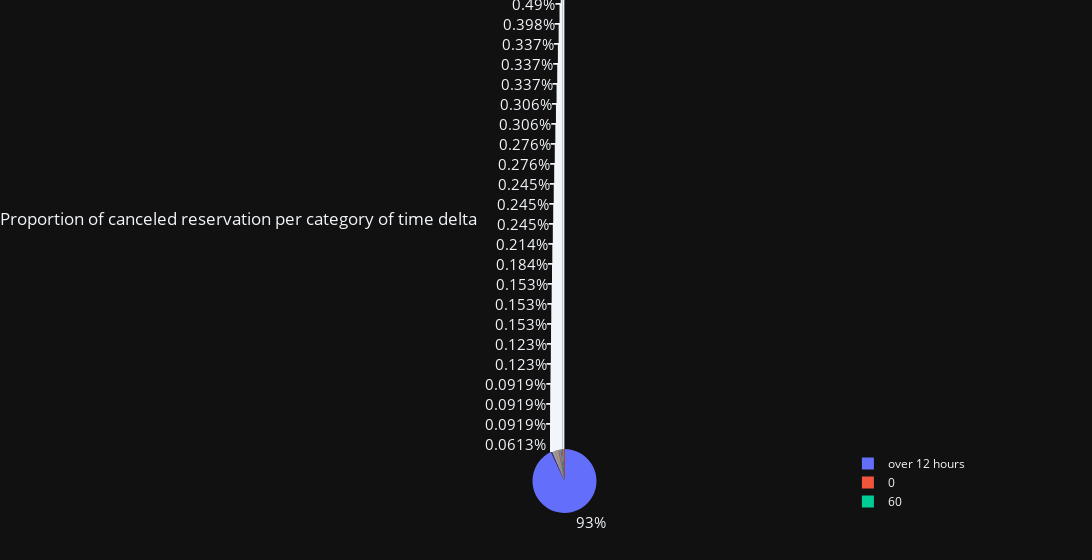

The notebook cell saved with this chart:
### Code cell
# piechart for delay at checkout
fig = px.pie(df_canceled_temp,
             values='state',
             names=df_canceled_temp.index,
             title='Proportion of canceled reservation per category of time delta',
             width= 2000
             )
fig.update_traces(textposition = 'outside', textfont_size = 15)             
fig.update_layout(title_x = 0, 
                  margin=dict(l=50,r=50,b=50,t=50,pad=4),
                  template = 'plotly_dark' )                
fig.show()

### Figure 1 — Plotly figure (JSON) as saved in the notebook; plotly's stock layout.template omitted (floating-point values rounded to 4 significant figures)
{"data": [{"domain": {"x": [0, 1], "y": [0, 1]}, "hovertemplate": "time_delta_with_previous_rental_in_minutes=%{label}<br>state=%{value}<extra></extra>", "labels": [0, 30, 60, 90, 120, 150, 180, 210, 240, 270, 300, 330, 360, 390, 420, 450, 480, 510, 540, 570, 600, 630, 660, 690, 720, "over 12 hours"], "legendgroup": "", "name": "", "showlegend": true, "textfont": {"size": 15}, "textposition": "outside", "type": "pie", "values": [35, 8, 23, 8, 13, 10, 9, 11, 9, 4, 2, 5, 5, 3, 10, 4, 3, 6, 3, 5, 16, 8, 7, 11, 11, 3036]}], "layout": {"legend": {"tracegroupgap": 0}, "margin": {"b": 50, "l": 50, "pad": 4, "r": 50, "t": 50}, "title": {"text": "Proportion of canceled reservation per category of time delta", "x": 0}, "width": 2000}}
